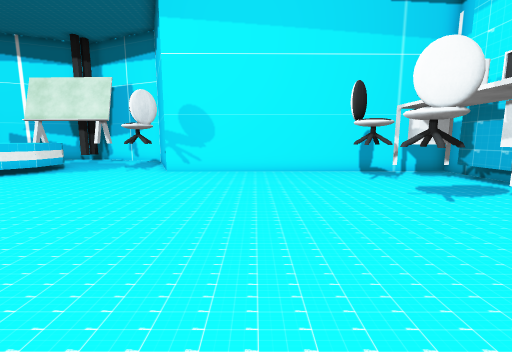
view 1 (above)

21 first-person views from a walk through a 3-D level made in the Unity game engine. The camera is 1.4 m above the floor, tilts 8° down and sees 90° across. The floor is counted in squares, 1 m on a side. Each view is taken from the middle of a square. On the plan, view 1 faces up. The plan holds only what a view shows up to about 13 squares ahead; the rest is blank. The place goes on beyond the plan. The player character is not drawn. Some surface patterns are stand-ins.

view 2
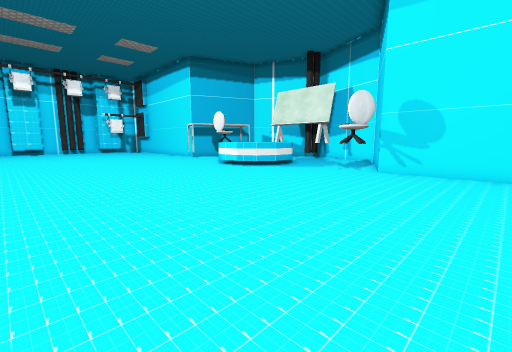

view 3
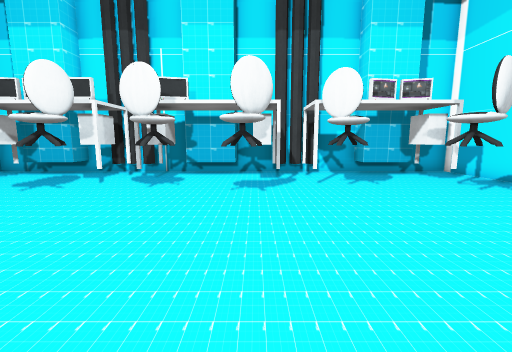

view 4
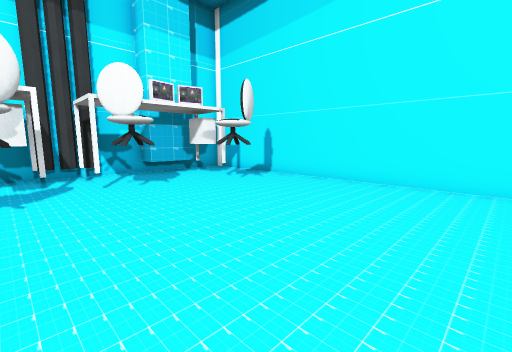

view 5
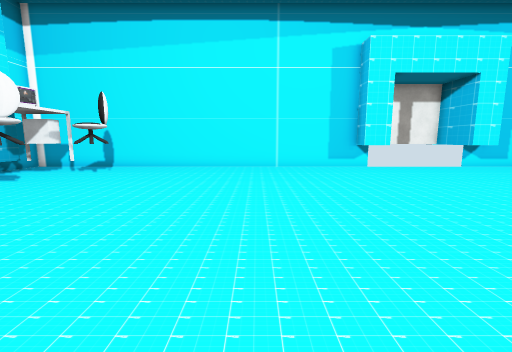

view 6
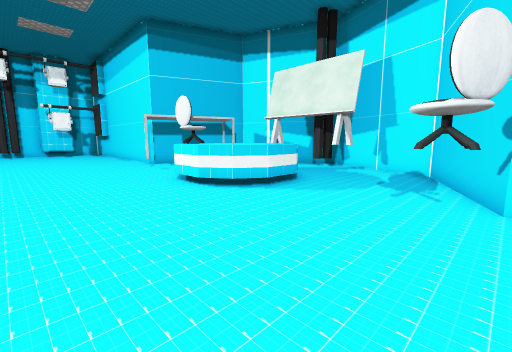

view 7
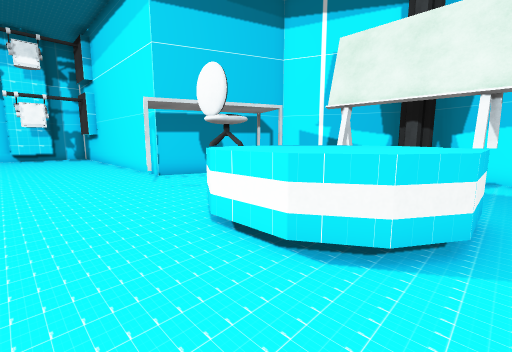

view 8
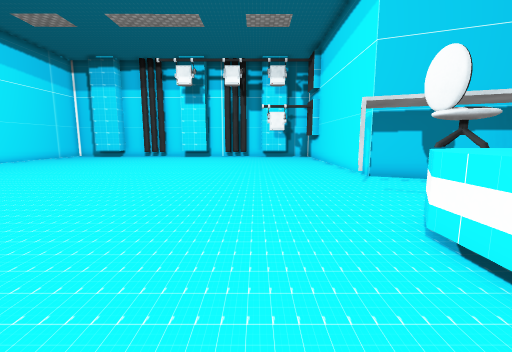

view 9
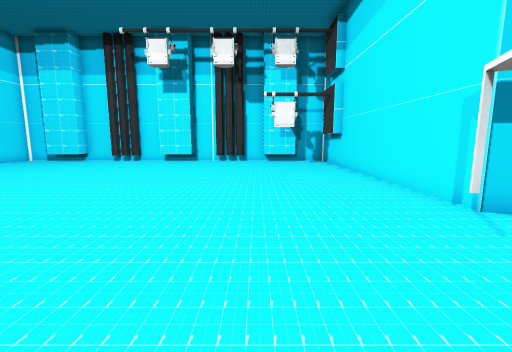

view 10
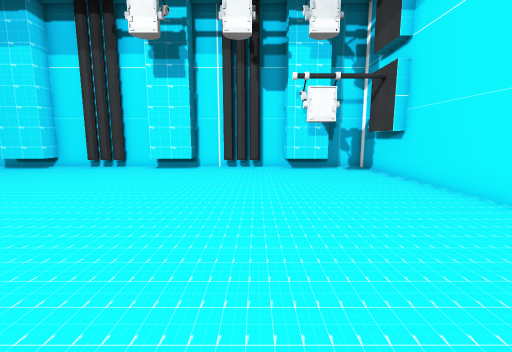

view 11
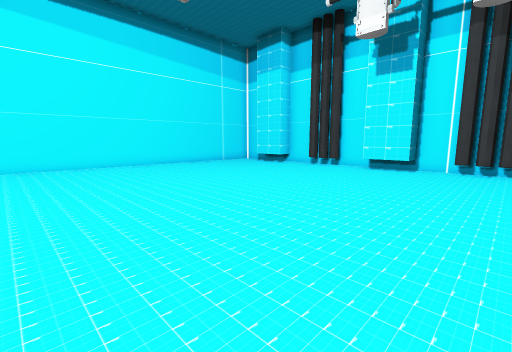

view 12
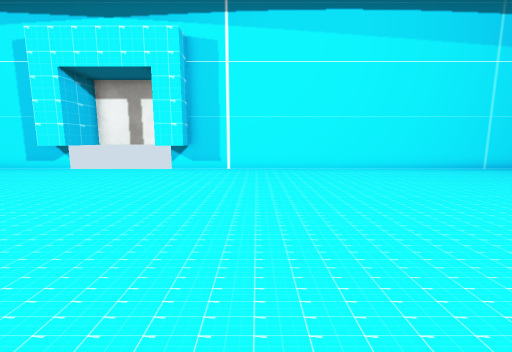

view 13
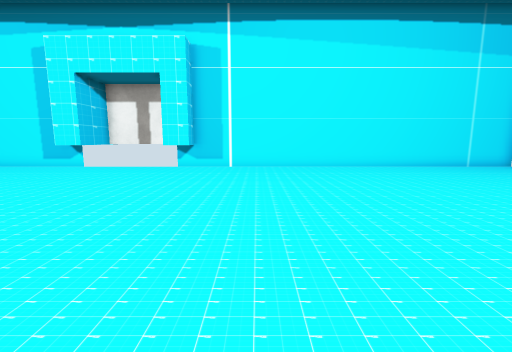

view 14
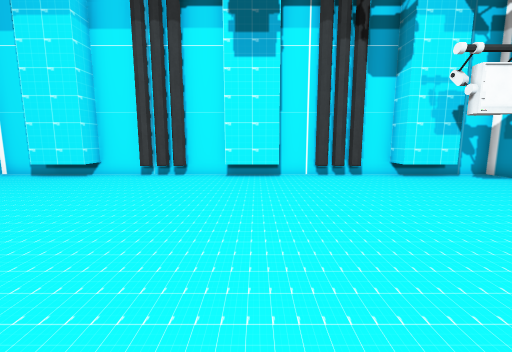

view 15
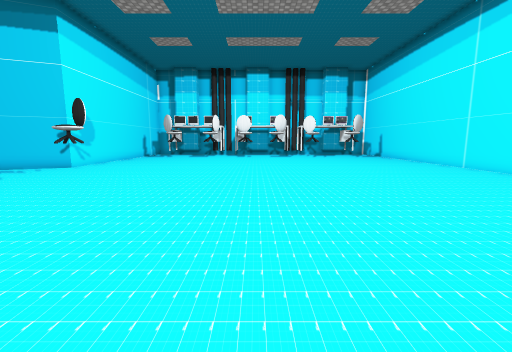

view 16
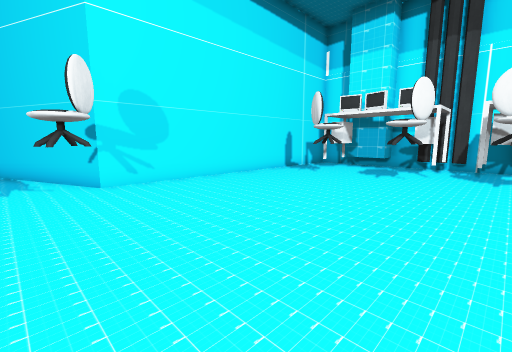

view 17
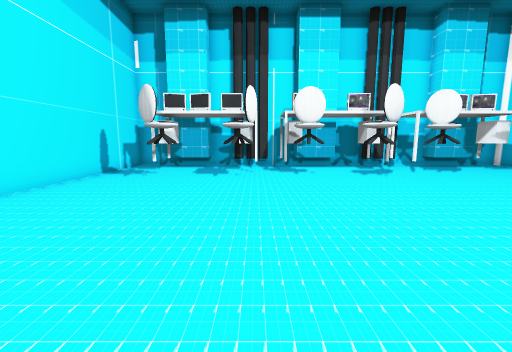

view 18
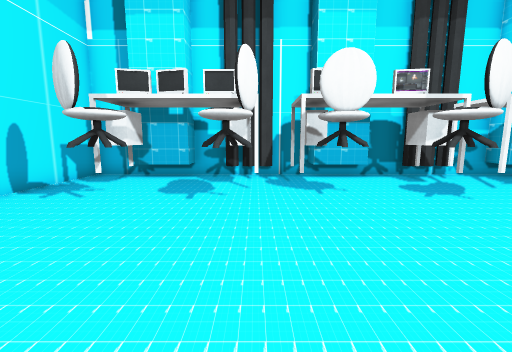

view 19
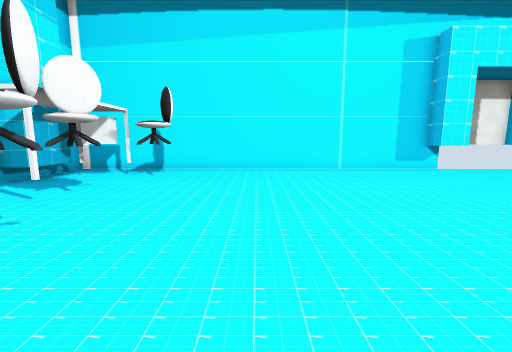

view 20
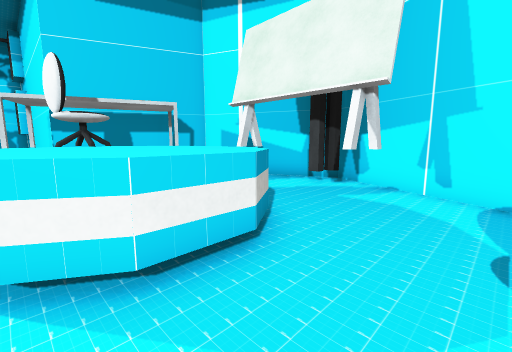

view 21
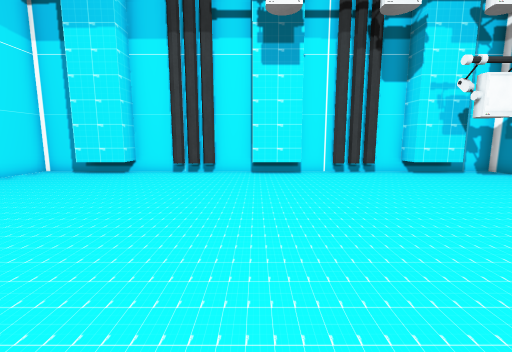

### Floor plan
Points are (right, up) in squares from view 1. A wall is a line through its corners. A room is listed if a view was taken in it or the views show most of it. See-through windows are left out.
Room 1 (views 1, 2, 3, 4, 5, 6, 7, 8, 9, 10, 11, 12, 13, 14, 15, 16, 17, 18, 19, 20, 21)
walls: (-9.9, 13.3) (-9.2, 12.3) (-9.2, 10.8) (-9.8, 9.8) (-10.7, 9.3) (-12.2, 9.3) (-13.2, 9.9); (-14.8, -8.5) (-14.8, -7.5) (-13.5, -7.5) (-13.5, -8.2); (-9, -8.5) (8.5, -8.5) (8.5, -7); (-9.5, -9.1) (-9.5, -7.5) (-8.3, -7.5) (-8.3, -8.5); (-12.2, 18.5) (-16.8, 16.6) (-18.9, 11.4) (-31.5, 11.5) (-31.5, 10.2); (-31.5, 2.9) (-30.5, 2.9) (-30.5, 0.8); (7.5, 0.8) (7.5, 2.9); (-30.5, 9.6) (-30.5, 7.5) (-31.5, 7.5) (-31.5, -0.9); (-31.5, -2.6) (-31.5, -4.4) (-30.5, -4.4) (-30.5, -6.5); (8.5, 7.5) (7.5, 7.5) (7.5, 9.5); (7.5, -6.5) (7.5, -4.4) (8.5, -4.4) (8.5, 11.5) (-4, 11.4) (-6.2, 16.6) (-10.8, 18.5); (-31.5, -7) (-31.5, -8.5) (-13.9, -8.5)
objects: other object (-18, 10) to (-17, 11); chair (-15, 11) to (-14, 12); other object (-14, 16) to (-13, 17); other object (-10, 16) to (-9, 17); chair (-5, 10) to (-5, 11); chair (3, -6) to (4, -5); chair (3, 0) to (4, 1); chair (3, 5) to (4, 6); chair (3, 8) to (4, 9); chair (4, -3) to (5, -2); chair (4, 2) to (4, 3); other object (5, -6) to (6, -6); other object (5, 0) to (6, 0); other object (5, 3) to (6, 4); other object (5, 4); other object (5, 5); other object (5, 9) to (6, 9); other object (6, 5) to (6, 6); other object (7, -6); other object (7, -2); other object (7, 4); other object (7, 5); other object (7, 9)

Positions as (right, up) in squares from view 1, and headings:
1: (0, 0), facing up
2: (0, 0), facing up-left
3: (-3, 0), facing right
4: (-3, 0), facing down-right
5: (-3, 5), facing down
6: (-4, 5), facing up-left
7: (-9, 7), facing up-left
8: (-9, 7), facing left
9: (-14, 7), facing left
10: (-18, 6), facing left
11: (-18, 6), facing down-left
12: (-18, 4), facing down
13: (-18, 5), facing down
14: (-21, 2), facing left
15: (-17, 2), facing right
16: (-6, 3), facing up-right
17: (-6, 5), facing right
18: (-2, 5), facing right
19: (0, 4), facing down
20: (-7, 10), facing up-left
21: (-20, 1), facing left
